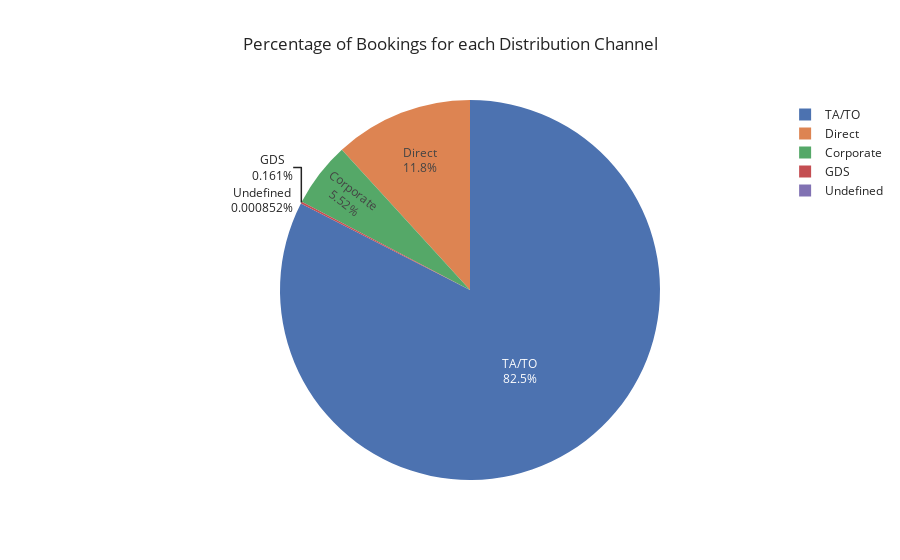

The cell this chart's notebook holds for it:
### Markdown cell above
5) Which market segments dominated the hotel bookings?

### Code cell
# number of bookings made (including cancelled) for each distribution channel
channel = df['distribution_channel'].value_counts()

# pie plot
fig = px.pie(channel, values = channel.values, names = channel.index, title = "Percentage of Bookings for each Distribution Channel", template = "seaborn")
fig.update_traces(textinfo = "percent+label")
fig.show()

### Figure 1 — Plotly figure (JSON) as saved in the notebook; plotly's stock layout.template omitted (floating-point values rounded to 4 significant figures)
{"data": [{"domain": {"x": [0, 1], "y": [0, 1]}, "hovertemplate": "index=%{label}<br>value=%{value}<extra></extra>", "labels": ["TA/TO", "Direct", "Corporate", "GDS", "Undefined"], "legendgroup": "", "name": "", "showlegend": true, "textinfo": "percent+label", "type": "pie", "values": [96889, 13834, 6483, 189, 1]}], "layout": {"legend": {"tracegroupgap": 0}, "title": {"text": "Percentage of Bookings for each Distribution Channel"}}}
